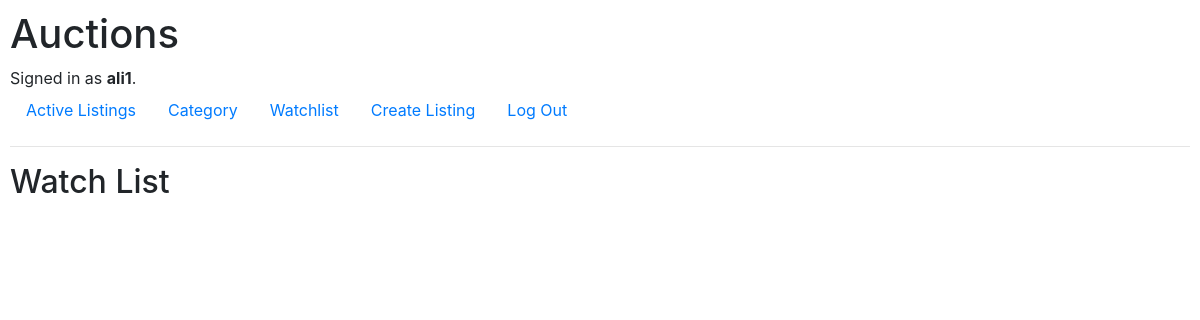
Before: /watchlist (signed in) with the older database file.
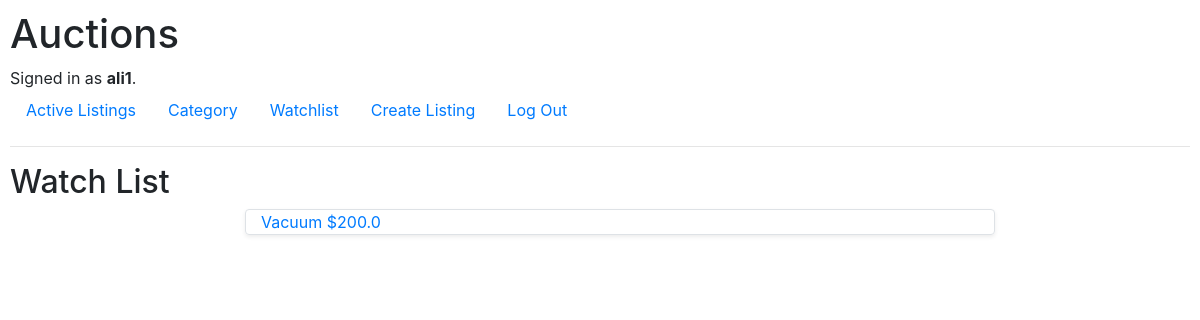
After: the same page with the newer database file.
### auctions/models.py (models this page shows, shortened)
class User(AbstractUser):
    def __str__(self):
        return f"{self.username}"

class Watchlist(models.Model):
    listing = models.ForeignKey(Listing, on_delete=models.CASCADE, related_name="watchlist")
    user = models.ForeignKey(User, on_delete=models.CASCADE, related_name="watchlist")
    class Meta:
        verbose_name = "watchlist"
        verbose_name_plural = "watchlists"
        unique_together = ["listing", "user"]

class Listing(models.Model):
    title = models.CharField(max_length=64)
    description = models.CharField(max_length=255)
    start_price = models.FloatField(validators=[MinValueValidator(0.01)])
    image_url = models.URLField(max_length=200, null=True)
    category = models.ForeignKey(Category, on_delete=models.CASCADE, null=True)
    user = models.ForeignKey(User, on_delete=models.CASCADE, related_name="listings")
    date = models.DateTimeField(auto_now_add=True)
    is_closed = models.BooleanField(default=False)
    def __str__(self):
        return f"{self.title}"

### auctions/views.py (the view)
# urls.py: path("watchlist", views.watchlist, name="watchlist"),
@login_required
def watchlist(request):
    watches = Watchlist.objects.filter(user=request.user)
    return render(request, "auctions/watchlist.html", {
        "watches": watches
    })

### auctions/templates/auctions/watchlist.html
{% extends "auctions/layout.html" %}
{% block body %}
    <h2>Watch List</h2>
    <ul>
        {% for watch in watches %}
            <div class="row mb-3 ">
                <div class="col-md-8 container-fluid">
                    <div class="col g-0 border rounded overflow-hidden flex-md-row mb-6 shadow-sm h-md-250 position-relative">
                        <div class="text-primary"><a href="{% url 'show' watch.listing.id %}">{{ watch.listing }}                   ${{ watch.listing.start_price }}</a></div>
                    </div>
                </div>
            </div>
        {% endfor %}
    </ul>
{% endblock %}

### auctions/templates/auctions/layout.html (shortened to what this page needs)
{% load static %}
<!DOCTYPE html>
<html lang="en">
<head>
    <link rel="stylesheet" href="https://stackpath.bootstrapcdn.com/bootstrap/4.4.1/css/bootstrap.min.css"
>
    <link href="{% static 'auctions/styles.css' %}" rel="stylesheet">
</head>
<body>
<h1>Auctions</h1>
<div>
    {% if user.is_authenticated %}
        Signed in as <strong>{{ user.username }}</strong>.
    {% else %}
        Not signed in.
    {% endif %}
</div>
<ul class="nav">
    <li class="nav-item">
        <a class="nav-link" href="{% url 'index' %}">Active Listings</a>
    </li>
    {% if user.is_authenticated %}
        <li class="nav-item">
            <a class="nav-link" href="{% url 'category' %}">Category</a>
        </li>
        <li class="nav-item">
            <a class="nav-link" href="{% url 'watchlist' %}">Watchlist</a>
        </li>
        <li class="nav-item">
            <a class="nav-link" href="{% url 'create' %}">Create Listing</a>
        </li>
        <li class="nav-item">
            <a class="nav-link" href="{% url 'logout' %}">Log Out</a>
        </li>
    {% endif %}
</ul>
<hr>
{% block body %}
{% endblock %}
</body>
</html>

### auctions/static/auctions/styles.css (style rules this page uses)
body { padding: 10px; }

Changed rows visible on the page:
added Watchlist: listing "Vacuum", listing.start_price "200.0"
